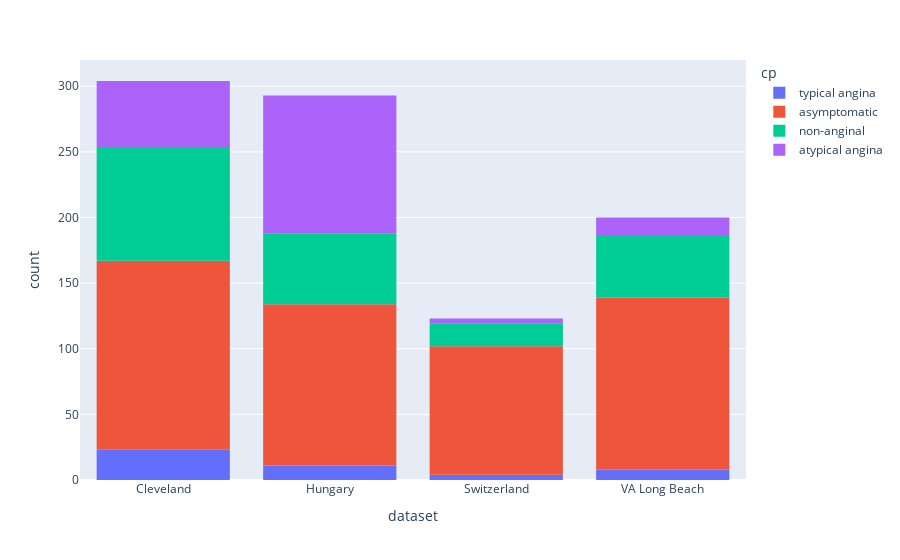

This figure's notebook cell:
### Code cell
sns.countplot(data=df, x='cp', hue='dataset')


fig = px.histogram(data_frame=df, x="dataset", color='cp')
fig.show()

### Figure 1 — Plotly figure (JSON) as saved in the notebook; plotly's stock layout.template omitted (floating-point values rounded to 4 significant figures; data arrays with more than 128 entries replaced by an {"elided": "..."} marker saying what was removed)
{"data": [{"alignmentgroup": "True", "bingroup": "x", "hovertemplate": "cp=typical angina<br>dataset=%{x}<br>count=%{y}<extra></extra>", "legendgroup": "typical angina", "marker": {"color": "#636efa", "pattern": {"shape": ""}}, "name": "typical angina", "offsetgroup": "typical angina", "orientation": "v", "showlegend": true, "type": "histogram", "x": ["Cleveland", "Cleveland", "Cleveland", "Cleveland", "Cleveland", "Cleveland", "Cleveland", "Cleveland", "Cleveland", "Cleveland", "Cleveland", "Cleveland", "Cleveland", "Cleveland", "Cleveland", "Cleveland", "Cleveland", "Cleveland", "Cleveland", "Cleveland", "Cleveland", "Cleveland", "Cleveland", "Hungary", "Hungary", "Hungary", "Hungary", "Hungary", "Hungary", "Hungary", "Hungary", "Hungary", "Hungary", "Hungary", "Switzerland", "Switzerland", "Switzerland", "Switzerland", "VA Long Beach", "VA Long Beach", "VA Long Beach", "VA Long Beach", "VA Long Beach", "VA Long Beach", "VA Long Beach", "VA Long Beach"], "xaxis": "x", "yaxis": "y"}, {"alignmentgroup": "True", "bingroup": "x", "hovertemplate": "cp=asymptomatic<br>dataset=%{x}<br>count=%{y}<extra></extra>", "legendgroup": "asymptomatic", "marker": {"color": "#EF553B", "pattern": {"shape": ""}}, "name": "asymptomatic", "offsetgroup": "asymptomatic", "orientation": "v", "showlegend": true, "type": "histogram", "x": {"elided": "496 str values"}, "xaxis": "x", "yaxis": "y"}, {"alignmentgroup": "True", "bingroup": "x", "hovertemplate": "cp=non-anginal<br>dataset=%{x}<br>count=%{y}<extra></extra>", "legendgroup": "non-anginal", "marker": {"color": "#00cc96", "pattern": {"shape": ""}}, "name": "non-anginal", "offsetgroup": "non-anginal", "orientation": "v", "showlegend": true, "type": "histogram", "x": {"elided": "204 str values"}, "xaxis": "x", "yaxis": "y"}, {"alignmentgroup": "True", "bingroup": "x", "hovertemplate": "cp=atypical angina<br>dataset=%{x}<br>count=%{y}<extra></extra>", "legendgroup": "atypical angina", "marker": {"color": "#ab63fa", "pattern": {"shape": ""}}, "name": "atypical angina", "offsetgroup": "atypical angina", "orientation": "v", "showlegend": true, "type": "histogram", "x": {"elided": "174 str values"}, "xaxis": "x", "yaxis": "y"}], "layout": {"barmode": "relative", "legend": {"title": {"text": "cp"}, "tracegroupgap": 0}, "margin": {"t": 60}, "xaxis": {"anchor": "y", "domain": [0, 1], "title": {"text": "dataset"}}, "yaxis": {"anchor": "x", "domain": [0, 1], "title": {"text": "count"}}}}
